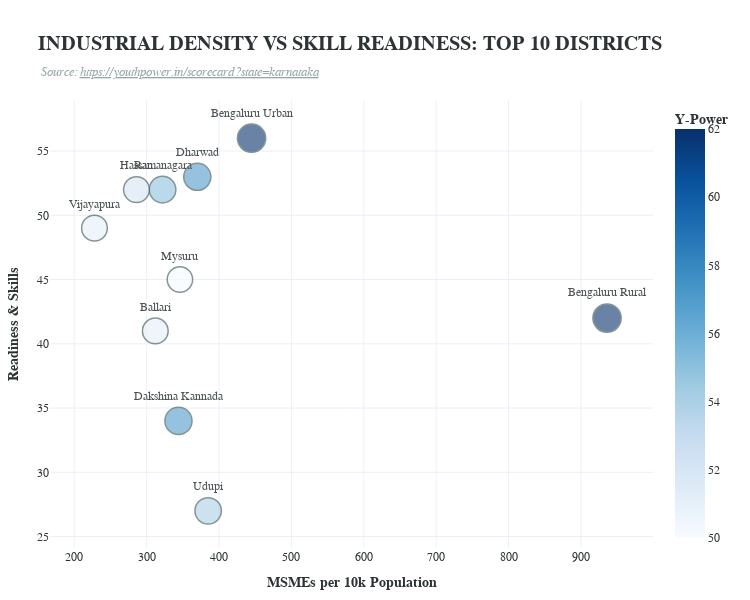

Here is the notebook cell this chart was saved with:
### Code cell
import pandas as pd
import plotly.express as px

# 1. DATA VECTORIZATION
df = pd.read_csv('data/karnataka_complete_scorecard.csv')

def clean_val(val):
    if pd.isna(val) or val == 'N/A': return 0
    val = str(val).upper().replace(',', '').replace('%', '')
    if 'L' in val: return float(val.replace('L', '')) * 100000
    if 'K' in val: return float(val.replace('K', '')) * 1000
    try: return float(val)
    except: return 0

cols_to_clean = ['MSMEs per 10k Population', 'Readiness and Skills', 'Y-Power Score']
for col in cols_to_clean:
    df[col] = df[col].apply(clean_val)

# 2. SELECTING TOP 10 STRATEGIC NODES
df_top10 = df.sort_values('Y-Power Score', ascending=False).head(10).copy()

# 3. CONSTRUCTING THE CLEAN PLOTLY PROJECTION
fig_industry = px.scatter(
    df_top10,
    x='MSMEs per 10k Population',
    y='Readiness and Skills',
    size='Y-Power Score',
    color='Y-Power Score',
    text='District',
    template='plotly_white', # Professional light theme
    color_continuous_scale='Blues',
    title='<b>INDUSTRIAL DENSITY VS SKILL READINESS: TOP 10 DISTRICTS</b>'
)

# 4. REFINING GEOMETRIC NEATNESS
fig_industry.update_traces(
    marker=dict(line=dict(width=1.5, color='DarkSlateGrey')), # Defined node boundaries
    textposition='top center', # Clean label placement
    opacity=0.85
)

fig_industry.update_layout(
    title = dict(text=("<b>INDUSTRIAL DENSITY VS SKILL READINESS: TOP 10 DISTRICTS</b><br>"
            "<span style='font-size:13px; color:#95a5a6; font-family:Arial;'> "
            "<i>Source: <u>https://youthpower.in/scorecard?state=karnataka</u></i></span><br>"
            "<span style='font-size:10px; color:#7f8c8d; font-family:monospace;'> ")),
    xaxis_title='<b>MSMEs per 10k Population</b>',
    yaxis_title='<b>Readiness & Skills</b>',
    font=dict(family="Arial, sans-serif", size=12, color="#2d3436"),
    margin=dict(l=50, r=50, t=100, b=50),
    coloraxis_colorbar=dict(title="<b>Y-Power</b>"),
    height=600,
    width = 750,
    title_font_size=20
)

fig_industry.show()

### Figure 1 — Plotly figure (JSON) as saved in the notebook; plotly's stock layout.template omitted (floating-point values rounded to 4 significant figures)
{"data": [{"hovertemplate": "MSMEs per 10k Population=%{x}<br>Readiness and Skills=%{y}<br>Y-Power Score=%{marker.color}<br>District=%{text}<extra></extra>", "legendgroup": "", "marker": {"color": [62.0, 62.0, 57.0, 57.0, 55.0, 54.0, 52.0, 51.0, 51.0, 50.0], "coloraxis": "coloraxis", "line": {"color": "DarkSlateGrey", "width": 1.5}, "size": [62.0, 62.0, 57.0, 57.0, 55.0, 54.0, 52.0, 51.0, 51.0, 50.0], "sizemode": "area", "sizeref": 0.155, "symbol": "circle"}, "mode": "markers+text", "name": "", "opacity": 0.85, "orientation": "v", "showlegend": false, "text": ["Bengaluru Urban", "Bengaluru Rural", "Dharwad", "Dakshina Kannada", "Ramanagara", "Udupi", "Hassan", "Ballari", "Vijayapura", "Mysuru"], "textposition": "top center", "type": "scatter", "x": [445.0, 936.0, 370.0, 344.0, 322.0, 385.0, 286.0, 312.0, 228.0, 346.0], "xaxis": "x", "y": [56.0, 42.0, 53.0, 34.0, 52.0, 27.0, 52.0, 41.0, 49.0, 45.0], "yaxis": "y"}], "layout": {"coloraxis": {"colorbar": {"title": {"text": "<b>Y-Power</b>"}}, "colorscale": [[0, "rgb(247,251,255)"], [0.125, "rgb(222,235,247)"], [0.25, "rgb(198,219,239)"], [0.375, "rgb(158,202,225)"], [0.5, "rgb(107,174,214)"], [0.625, "rgb(66,146,198)"], [0.75, "rgb(33,113,181)"], [0.875, "rgb(8,81,156)"], [1, "rgb(8,48,107)"]]}, "font": {"color": "#2d3436", "family": "Arial, sans-serif", "size": 12}, "height": 600, "legend": {"itemsizing": "constant", "tracegroupgap": 0}, "margin": {"b": 50, "l": 50, "r": 50, "t": 100}, "title": {"font": {"size": 20}, "text": "<b>INDUSTRIAL DENSITY VS SKILL READINESS: TOP 10 DISTRICTS</b><br><span style='font-size:13px; color:#95a5a6; font-family:Arial;'> <i>Source: <u>https://youthpower.in/scorecard?state=karnataka</u></i></span><br><span style='font-size:10px; color:#7f8c8d; font-family:monospace;'> "}, "width": 750, "xaxis": {"anchor": "y", "domain": [0, 1], "title": {"text": "<b>MSMEs per 10k Population</b>"}}, "yaxis": {"anchor": "x", "domain": [0, 1], "title": {"text": "<b>Readiness & Skills</b>"}}}}
